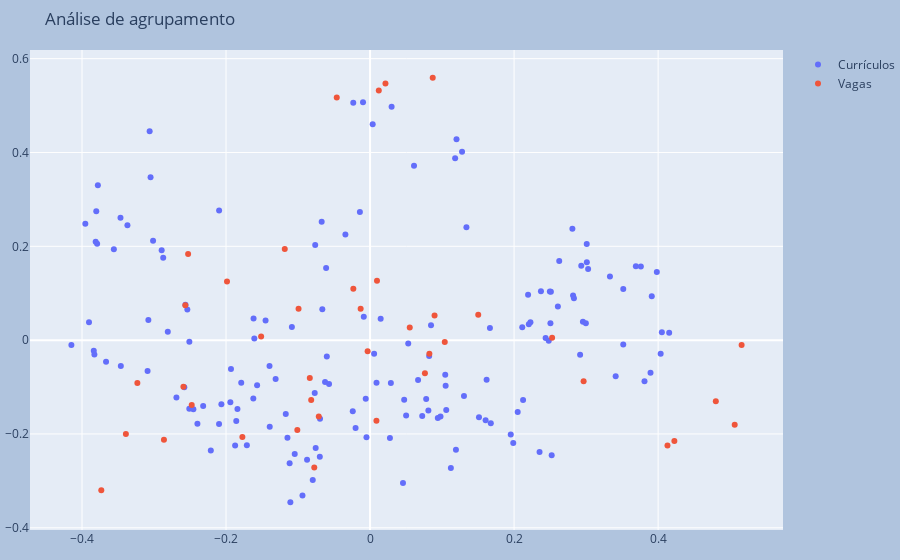

The code cell stored with this chart in its notebook:
### Code cell
# Análise de agrupamento pelo PCA

fig = go.Figure(data=go.Scatter(
    x = Xc[:, 0],
    y= Xc[:, 1],
    mode="markers",
    name="Currículos",
    customdata=df_curriculos['filenames'],
    hovertemplate="<br>".join([
        "Currículo: %{customdata}",
        "x: %{x}",
        "y: %{y}",
    ])))

fig.add_scatter(x = Xv[:, 0],
                y= Xv[:, 1],
                mode="markers",
                name="Vagas",
                customdata=df_vagas['cargos'],
                hovertemplate="<br>".join([
                    "Vaga: %{customdata}",
                    "x: %{x}",
                    "y: %{y}",
                ]))

fig.update_layout(title_text="Análise de agrupamento", margin=dict(l=30,r=0,b=30,t=50),  paper_bgcolor="LightSteelBlue",)
fig.show()

### Figure 1 — Plotly figure (JSON) as saved in the notebook; plotly's stock layout.template omitted (floating-point values rounded to 4 significant figures; data arrays with more than 128 entries replaced by an {"elided": "..."} marker saying what was removed)
{"data": [{"customdata": {"elided": "155 str values"}, "hovertemplate": "Currículo: %{customdata}<br>x: %{x}<br>y: %{y}", "mode": "markers", "name": "Currículos", "type": "scatter", "x": {"elided": "155 float values"}, "y": {"elided": "155 float values"}}, {"customdata": ["Desenvolvedor Full Stack", "Desenvolvedor Java", "Analista de Marketing Digital", "Engenheiro Civil", "Engenheiro de Produção", "Vendedor", "Professor de língua portuguesa", "Assistente administrativo", "Técnico em farmácia", "Analista de pesquisa em biotecnologia", "Pesquisador em física", "Engenheiro Civil", "Pesquisador em física aplicada", "Analista de Software", "Analista econômico", "Analista de Software", "Analista de segurança da informação", "Engenheiro de computação", "Pesquisador em física experimental", "Assistente de Recursos Humanos (RH)", "Analista Contábil", "Analista de gestão", "Controle de qualidade", "Auxiliar de produção", "Assistente contábil", "Químico Analista", "Analista de gestão empresarial", "Analista de comércio exterior", "Professor universitário", "Pesquisador social", "Analista econômico", "Engenheiro de Software", "Analista de suporte de TI", "Recepcionista", "Médico clínico geral", "Mestre de obras", "Farmacêutico", "Engenheiro de Alimentos", "Químico industrial", "Designer gráfico"], "hovertemplate": "Vaga: %{customdata}<br>x: %{x}<br>y: %{y}", "mode": "markers", "name": "Vagas", "type": "scatter", "x": [0.413, 0.4226, -0.02322, -0.101, 0.00886, -0.2862, -0.07747, -0.3231, -0.3732, 0.0551, 0.08237, 0.07619, 0.1037, 0.5064, -0.04623, 0.5159, 0.2965, 0.2528, 0.1502, -0.2565, -0.1987, 0.08702, -0.08369, -0.2476, -0.2527, -0.01307, 0.02139, -0.1184, -0.08175, -0.0993, 0.01212, 0.4801, -0.07123, -0.2592, -0.1512, -0.1773, -0.3391, 0.08958, 0.00962, -0.003378], "y": [-0.2246, -0.2148, 0.1096, -0.1917, -0.1717, -0.2124, -0.2717, -0.0911, -0.3198, 0.02702, -0.02911, -0.07077, -0.004212, -0.1805, 0.5173, -0.01042, -0.08755, 0.00516, 0.05434, 0.0744, 0.1252, 0.5593, -0.08076, -0.1384, 0.1834, 0.06711, 0.5468, 0.1945, -0.1278, 0.06701, 0.5319, -0.1301, -0.1626, -0.09923, 0.007709, -0.2067, -0.2, 0.05233, 0.1265, -0.02376]}], "layout": {"margin": {"b": 30, "l": 30, "r": 0, "t": 50}, "paper_bgcolor": "LightSteelBlue", "title": {"text": "Análise de agrupamento"}}}
